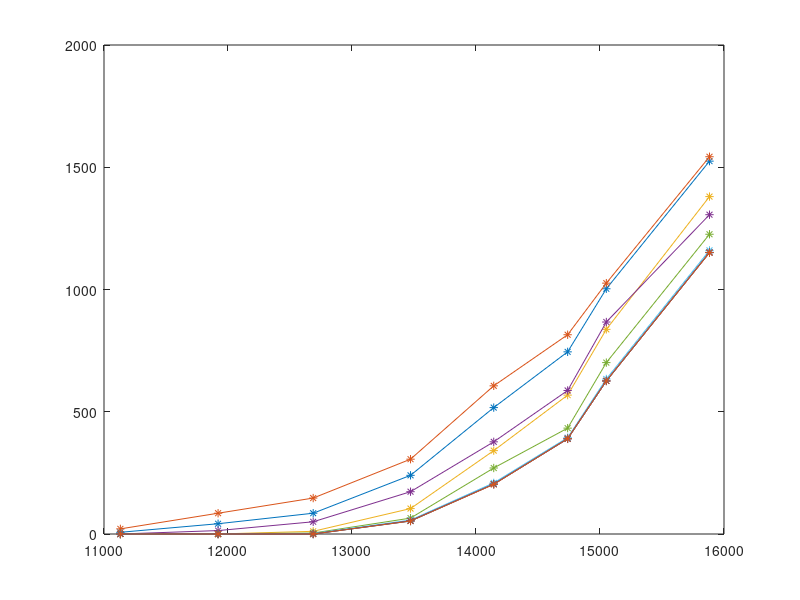
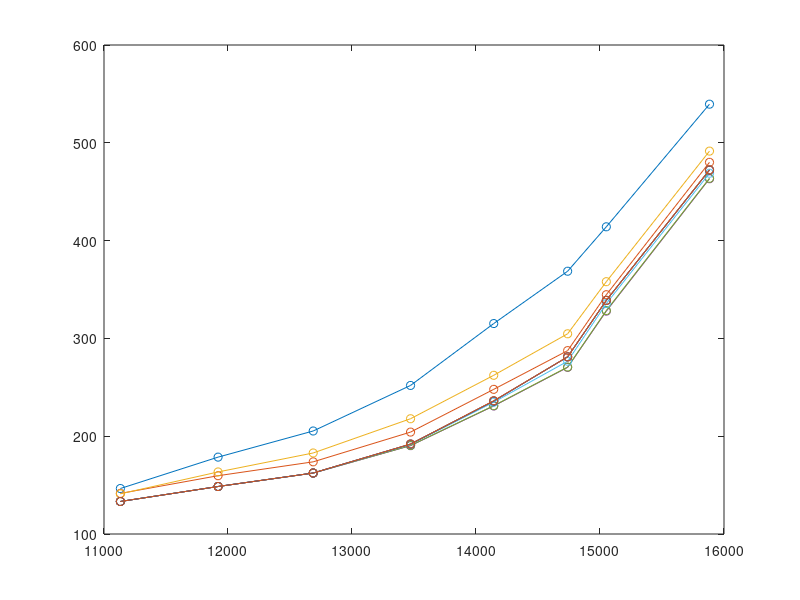
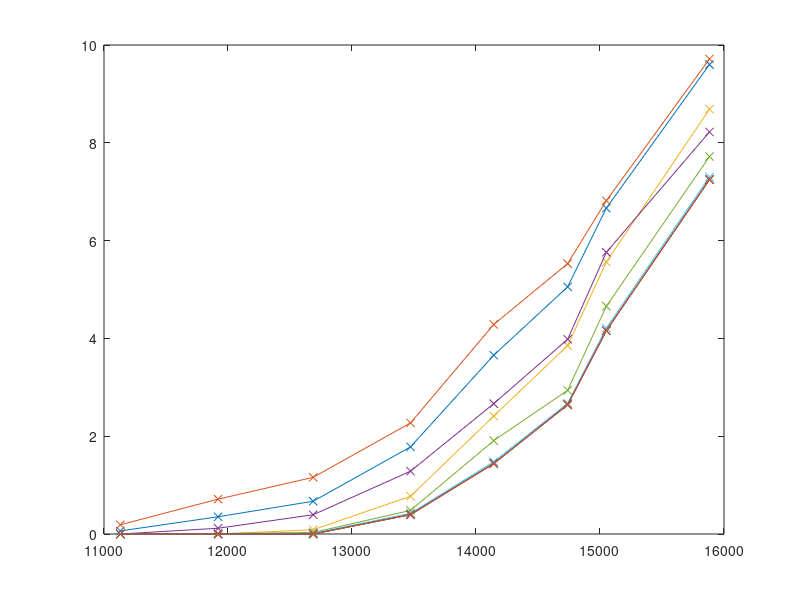

MATLAB code for these plots, in order:
%m by k

% all to cloud


clear
clc
close all
format long
load('g2_hpc.mat');
rng('default');
%rng(1);
%rng('shuffle');
% D = 0.4;% deadline (sec)
% tau = 0.35; % allocated cpu time (sec)
% x= 50; % Mcycles per task
% v=10;

Deadline = 0.5;% deadline (sec)
x=35; % Mcycles per task
E=70;
A=2.37;
p=3;
m=8;

len_N_tot = size(N_tot,1);
lb_arr_miss_cnt = zeros(length(len_N_tot),4);
arr_no_miss_cnt= zeros(length(len_N_tot),4);
arr_static_enegery_used= zeros(length(len_N_tot),4);
lb_arr_time_tot= zeros(length(len_N_tot),4);

met=1;


for nn = 1:len_N_tot 
    
    N_mat = squeeze(N_tot(nn,:,:));



no_miss_cnt=0;
miss_cnt=0;
static_enegery_used = 0;
time_tot = 0;
for j = 1:length(N_mat)

    N = N_mat(j,:);
    N_leftover=zeros(1,size(N_mat,2));

    for i=1:m
        time_passed = 0;
        for n=1:N(i)
            time_passed = time_passed +  1/B(i,i) + x/f(i); 
            time_tot=time_tot+  1/B(i,i) + x/f(i);
            if  time_passed <= Deadline && n <= C(i)
                N_leftover(i)=N_leftover(i)+1;
                static_enegery_used=static_enegery_used+(A*(f(i)/1000)^p+E)*x/f(i);  
                
            end 
        end
        N_leftover(i)=N(i)-N_leftover(i);

    end
    time_passed = 0;

    for n=1:sum(N_leftover)
            time_passed = time_passed +  1/B(1,end) + x/f(end);   
            time_tot=time_tot+  1/B(1,end) + x/f(end);   
            
            if  time_passed >= Deadline
                miss_cnt = miss_cnt + 1;
            else
                no_miss_cnt=no_miss_cnt+1;
            end   
    end
    
    
      
     static_enegery_used=static_enegery_used+  (A*(f(end)/1000)^p+E)*sum(N_leftover)*x/f(end);  
         
        
end
lb_arr_miss_cnt(nn,met)=miss_cnt;
arr_no_miss_cnt(nn,met)=no_miss_cnt;
arr_static_enegery_used(nn,met)=static_enegery_used;
lb_arr_time_tot(nn,met)=time_tot ;


end



%m by k

% round robin
met=met+1;


for nn = 1:len_N_tot 
    
    N_mat = squeeze(N_tot(nn,:,:));


no_miss_cnt=0;
miss_cnt=0;
static_enegery_used = 0;
time_tot=0;
for j = 1:length(N_mat)

    N = N_mat(j,:);
    N_leftover=zeros(1,size(N_mat,2));
    C_left = C;

    time_passed_ar = zeros(1,size(N_mat,2));
    for i=1:m
        time_passed = time_passed_ar(i);
        for n=1:N(i)
            time_passed = time_passed +  1/B(i,i) + x/f(i);      
            if  time_passed <= Deadline && n <= C(i)
                N_leftover(i)=N_leftover(i)+1;
                static_enegery_used=static_enegery_used+(A*(f(i)/1000)^p+E)*x/f(i);  
                C_left(i)=C_left(i)-1;
            
                
            end
            
        end
        time_passed_ar(i)=(1/B(i,i) + x/f(i))*N_leftover(i);
        N_leftover(i)=N(i)-N_leftover(i);

    end
    inn=0;
    N_leftover;
    time_passed_ar;

    j;
    for i=1:m
        
        while(N_leftover(i)>0)
            
            for ii=1:m
%                 time_passed = Deadline-time_passed_ar(ii);
%                
                if C_left(ii)>0 && N_leftover(i)>0
                    time_passed_ar(ii) = time_passed_ar(ii) +1/B(i,ii)+ x/f(ii);
                    if time_passed_ar(ii)>Deadline
                        miss_cnt = miss_cnt + 1;
                    end
                    static_enegery_used=static_enegery_used+(A*(f(ii)/1000)^p+E)*x/f(ii);  
                    N_leftover(i)=N_leftover(i)-1;
                    C_left(ii)=C_left(ii)-1;
       
                         inn=inn+ii;
                    
                end
            end
            
 
        end
        
        
        
    end
    
    
    time_tot = time_tot +sum(time_passed_ar);
end
lb_arr_miss_cnt(nn,met)=miss_cnt;
arr_no_miss_cnt(nn,met)=no_miss_cnt;
arr_static_enegery_used(nn,met)=static_enegery_used;
lb_arr_time_tot(nn,met)=time_tot ;

end

%m by k

% Active Monitoring Load Balancer --> most available server - cloud last
met=met+1;


for nn = 1:len_N_tot 
    
    N_mat = squeeze(N_tot(nn,:,:));

no_miss_cnt=0;
miss_cnt=0;
static_enegery_used = 0;
time_tot=0;
for j = 1:length(N_mat)

    N = N_mat(j,:);
    N_leftover=zeros(1,size(N_mat,2));
    C_left = C;

    time_passed_ar = zeros(1,size(N_mat,2));
    for i=1:m
        time_passed = time_passed_ar(i);
        for n=1:N(i)
            time_passed = time_passed +  1/B(i,i) + x/f(i);      
            if  time_passed <= Deadline && n <= C(i)
                N_leftover(i)=N_leftover(i)+1;
                static_enegery_used=static_enegery_used+(A*(f(i)/1000)^p+E)*x/f(i);  
                C_left(i)=C_left(i)-1;
            
                
            end
            
        end
        time_passed_ar(i)=(1/B(i,i) + x/f(i))*N_leftover(i);
        N_leftover(i)=N(i)-N_leftover(i);

    end
    inn=0;
    N_leftover;
    time_passed_ar;
    for i=1:m
        
        while(N_leftover(i)>0)
            [val ,index]=max(C_left(1:end-1));
            if(val>0)
                ii=index;
            else
                ii=m;
            end
            time_passed_ar(ii) = time_passed_ar(ii) +1/B(i,ii)+ x/f(ii);
            if time_passed_ar(ii)>Deadline
                miss_cnt = miss_cnt + 1;
            end
            static_enegery_used=static_enegery_used+(A*(f(ii)/1000)^p+E)*x/f(ii);  
            N_leftover(i)=N_leftover(i)-1;
            C_left(ii)=C_left(ii)-1;
           
                
                
            
            
           
        end
        
        
        
    end
    
 time_tot = time_tot +sum(time_passed_ar);
end
lb_arr_miss_cnt(nn,met)=miss_cnt;
arr_no_miss_cnt(nn,met)=no_miss_cnt;
arr_static_enegery_used(nn,met)=static_enegery_used;
lb_arr_time_tot(nn,met)=time_tot ;

end


%m by k

% throttled Load Balancer --> most recommded 

met=met+1;


for nn = 1:len_N_tot 
    
    N_mat = squeeze(N_tot(nn,:,:));


no_miss_cnt=0;
miss_cnt=0;
static_enegery_used = 0;
time_tot=0;
for j = 1:length(N_mat)

    N = N_mat(j,:);
    N_leftover=zeros(1,size(N_mat,2));
    C_left = C;

    time_passed_ar = zeros(1,size(N_mat,2));
    for i=1:m
        time_passed = time_passed_ar(i);
        for n=1:N(i)
            time_passed = time_passed +  1/B(i,i) + x/f(i);      
            if  time_passed <= Deadline && n <= C(i)
                N_leftover(i)=N_leftover(i)+1;
                static_enegery_used=static_enegery_used+(A*(f(i)/1000)^p+E)*x/f(i);  
                C_left(i)=C_left(i)-1;
            
                
            end
            
        end
        time_passed_ar(i)=(1/B(i,i) + x/f(i))*N_leftover(i);
        N_leftover(i)=N(i)-N_leftover(i);

    end
    inn=0;
    N_leftover;
    time_passed_ar;
    for i=1:m
        
        while(N_leftover(i)>0)
           best = inf*ones(1,m);
           for ii=1:m            
                if C_left(ii)>0 
                    best(ii) = time_passed_ar(ii) +1/B(i,ii)+ x/f(ii);                
                end
           end
%            ii=m;
%            for index=1:m-1
%               if best(index)<=Deadline
%                   ii=index;
%               end
%            end
            [val ii]=min(best);
           
            time_passed_ar(ii) = time_passed_ar(ii) +1/B(i,ii)+ x/f(ii);
            if time_passed_ar(ii)>Deadline
                miss_cnt = miss_cnt + 1;
            end
            static_enegery_used=static_enegery_used+(A*(f(ii)/1000)^p+E)*x/f(ii);  
            N_leftover(i)=N_leftover(i)-1;
            C_left(ii)=C_left(ii)-1;
                
                
            
            
           
        end
        
        
        
    end
    
    
    
    time_tot = time_tot +sum(time_passed_ar);   
%         
end
lb_arr_miss_cnt(nn,met)=miss_cnt;
arr_no_miss_cnt(nn,met)=no_miss_cnt;
arr_static_enegery_used(nn,met)=static_enegery_used;
lb_arr_time_tot(nn,met)=time_tot ;


end

lb_arr_miss_cnt;

total_ts=arr_no_miss_cnt+lb_arr_miss_cnt;
arr_static_enegery_used
lb_arr_time_tot



xxis = [12419 12986 13466 14053 14691 15247 15508 16014 16093]
xxis = [11132 11920 12687 13472 14143 14739 15051 15883];
gtot_arr_miss_cnt=horzcat(lb_arr_miss_cnt(1:end,2:end),arr_opt_miss_cnt(1:end,1:6))
gtot_arr_time_tot = horzcat(lb_arr_time_tot(1:end,2:end),arr_time_passed_tot(1:end,1:6))

gtot_arr_miss_cnt_ratio = gtot_arr_miss_cnt;

for i=1:size(gtot_arr_miss_cnt,2)
    
    gtot_arr_miss_cnt_ratio(:,i) = 100*gtot_arr_miss_cnt(:,i)./xxis';
end

figure

    plot(xxis,gtot_arr_miss_cnt,'-*')

figure
plot(xxis,gtot_arr_time_tot,'-o')
figure

    plot(xxis,gtot_arr_miss_cnt_ratio,'-x')
gtot_arr_miss_cnt_ratio
